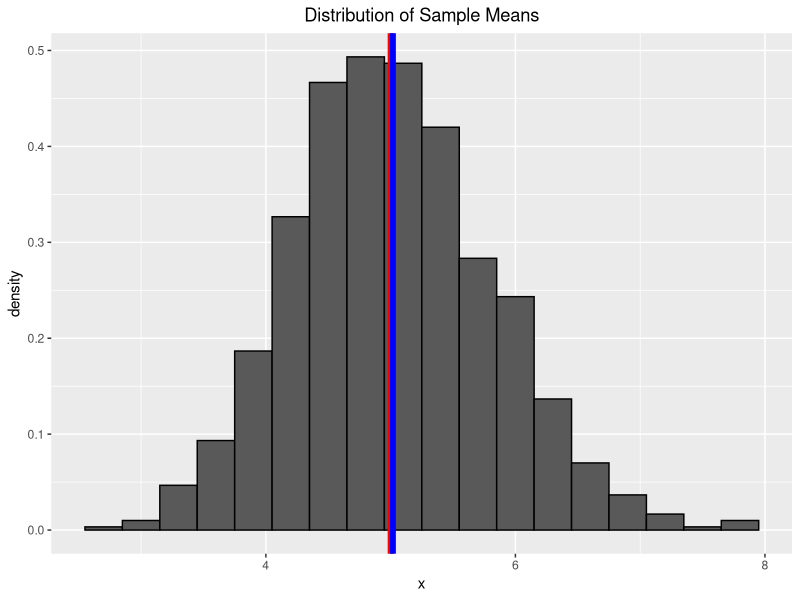
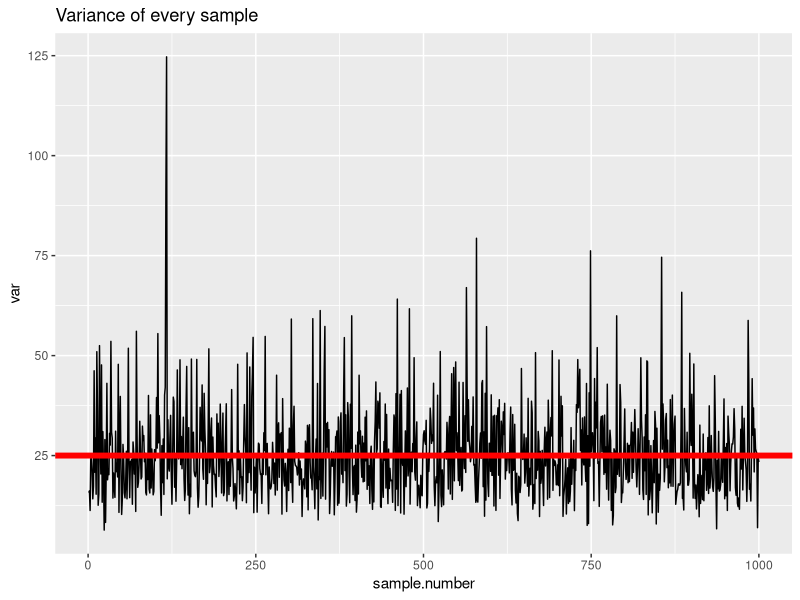
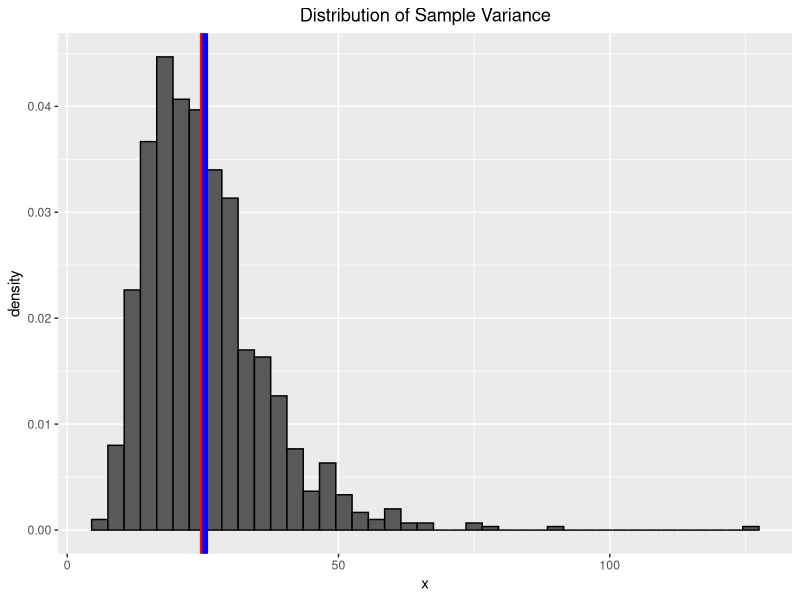
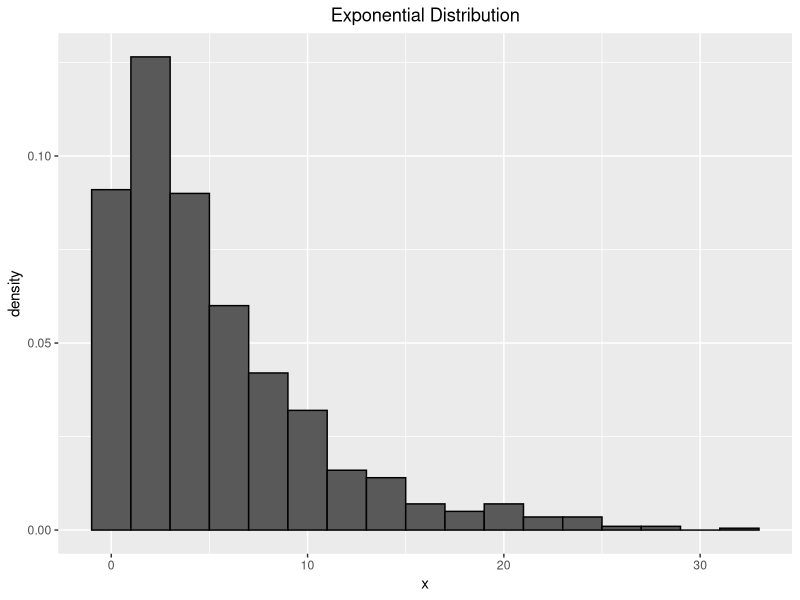
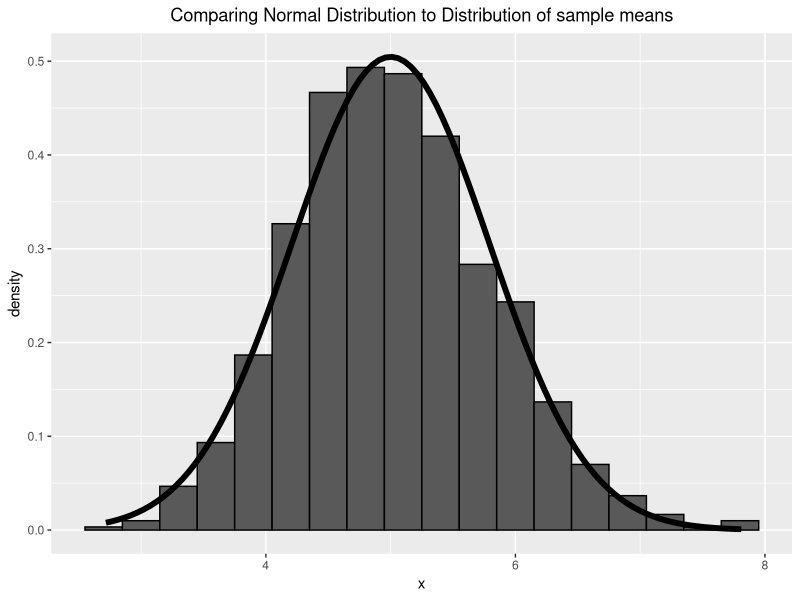

Write the R code that produced these figures, in order.
## ---- chunk 1
nsim <- 1000
sample.dist <- vector(length=nsim)
nsamples <- 40
lambda <- 0.2
true.mean <- 1/lambda
true.variance <- (1/lambda)^2
variance <- vector(length=nsim)
for (i in 1:nsim){
  
  sample <- rexp(nsamples,rate=lambda)
  sample.dist[i] <- mean(sample)
  variance[i] <- var(sample)
}
library(ggplot2)
sample.mean <- mean(sample.dist)
variance.mean <- mean(variance)
data <- data.frame(x=sample.dist)
g <- ggplot(data, aes(x = x)) + geom_histogram(binwidth=.3, colour = "black", 
                                               aes(y = ..density..)) 
g <- g + geom_vline(xintercept=true.mean,color='red',size=2) + 
geom_vline(xintercept=sample.mean,color='blue',size=2) +
ggtitle("Distribution of Sample Means") + 
theme(plot.title = element_text(hjust = 0.5))
g
## ---- chunk 2
print(paste0("The True Mean is ",true.mean))
print(paste0("The Mean of Sample Means is ",sample.mean))
## ---- chunk 3
sample.number = (1:length(variance))
variance.data <- data.frame(var=variance,sample.number=sample.number)
ggplot(data=variance.data) + geom_line(aes(y=var,x=sample.number)) + geom_hline(yintercept=(1/lambda)^2,color='red',size=2) +
ggtitle("Variance of every sample")
## ---- chunk 4
print(paste0("The True Variance is ",true.variance))
print(paste0("The Mean of Sample Variances is ",variance.mean))
## ---- chunk 5
plot.data <- data.frame(x=variance)
g <- ggplot(plot.data, aes(x = x)) + geom_histogram(binwidth=3, 
  colour = "black", aes(y = ..density..)) 
g <- g + geom_vline(xintercept=(1/lambda)^2,color='red',size=2) + geom_vline(xintercept=variance.mean,color='blue',size=2) + 
ggtitle("Distribution of Sample Variance") +
theme(plot.title = element_text(hjust = 0.5))
g
## ---- chunk 6
exp.dist <- rexp(nsim,rate=lambda)
exp.dist.data <- data.frame(x=exp.dist)
ggplot(exp.dist.data, aes(x = x)) + geom_histogram(binwidth=2, colour = "black", 
aes(y = ..density..)) + ggtitle("Exponential Distribution") + 
theme(plot.title = element_text(hjust = 0.5))
## ---- chunk 7
g <- ggplot(data, aes(x = x)) + geom_histogram(binwidth=.3, colour = "black",
aes(y = ..density..)) 
g <- g + stat_function(fun=dnorm,args=list(mean=5,sd=5/(nsamples)^0.5),size=2)+ 
ggtitle("Comparing Normal Distribution to Distribution of sample means") + 
theme(plot.title = element_text(hjust = 0.5))
g
